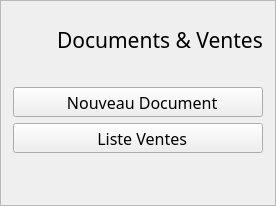
               <widget class="QFrame" name="CardDocuments">
                <property name="sizePolicy">
                 <sizepolicy hsizetype="Expanding" vsizetype="Expanding">
                  <horstretch>0</horstretch>
                  <verstretch>0</verstretch>
                 </sizepolicy>
                </property>
                <property name="maximumSize">
                 <size>
                  <width>16777215</width>
                  <height>357</height>
                 </size>
                </property>
                <property name="mouseTracking">
                 <bool>false</bool>
                </property>
                <property name="layoutDirection">
                 <enum>Qt::LeftToRight</enum>
                </property>
                <property name="frameShape">
                 <enum>QFrame::StyledPanel</enum>
                </property>
                <property name="frameShadow">
                 <enum>QFrame::Raised</enum>
                </property>
                <property name="class" stdset="0">
                 <string>card</string>
                </property>
                <layout class="QVBoxLayout" name="verticalLayout_3">
                 <property name="spacing">
                  <number>6</number>
                 </property>
                 <property name="leftMargin">
                  <number>12</number>
                 </property>
                 <property name="topMargin">
                  <number>24</number>
                 </property>
                 <property name="rightMargin">
                  <number>12</number>
                 </property>
                 <property name="bottomMargin">
                  <number>12</number>
                 </property>
                 <item>
                  <layout class="QHBoxLayout" name="horizontalLayout_8">
                   <item>
                    <spacer name="horizontalSpacer_9">
                     <property name="orientation">
                      <enum>Qt::Horizontal</enum>
                     </property>
                     <property name="sizeType">
                      <enum>QSizePolicy::Fixed</enum>
                     </property>
                     <property name="sizeHint" stdset="0">
                      <size>
                       <width>10</width>
                       <height>20</height>
                      </size>
                     </property>
                    </spacer>
                   </item>
                   <item>
                    <widget class="QLabel" name="IconDocuments">
                     <property name="sizePolicy">
                      <sizepolicy hsizetype="Preferred" vsizetype="Preferred">
                       <horstretch>0</horstretch>
                       <verstretch>0</verstretch>
                      </sizepolicy>
                     </property>
                     <property name="minimumSize">
                      <size>
                       <width>28</width>
                       <height>28</height>
                      </size>
                     </property>
                     <property name="maximumSize">
                      <size>
                       <width>28</width>
                       <height>28</height>
                      </size>
                     </property>
                     <property name="styleSheet">
                      <string notr="true">#IconDocuments {
	image: url(:/icons/icons/documents.svg);
	border: none;
}</string>
                     </property>
                     <property name="text">
                      <string/>
                     </property>
                    </widget>
                   </item>
                   <item>
                    <widget class="QLabel" name="label_5">
                     <property name="maximumSize">
                      <size>
                       <width>16777215</width>
                       <height>54</height>
                      </size>
                     </property>
                     <property name="font">
                      <font>
                       <family>Inter 18pt SemiBold</family>
                       <pointsize>16</pointsize>
                      </font>
                     </property>
                     <property name="styleSheet">
                      <string notr="true">QLabel {border: none;}</string>
                     </property>
                     <property name="text">
                      <string>Documents &amp; Ventes</string>
                     </property>
                    </widget>
                   </item>
                  </layout>
                 </item>
                 <item>
                  <layout class="QHBoxLayout" name="horizontalLayout_5">
                   <property name="spacing">
                    <number>0</number>
                   </property>
                   <property name="leftMargin">
                    <number>0</number>
                   </property>
                   <property name="rightMargin">
                    <number>0</number>
                   </property>
                   <property name="bottomMargin">
                    <number>0</number>
                   </property>
                   <item>
                    <spacer name="horizontalSpacer_5">
                     <property name="orientation">
                      <enum>Qt::Horizontal</enum>
                     </property>
                     <property name="sizeType">
                      <enum>QSizePolicy::Fixed</enum>
                     </property>
                     <property name="sizeHint" stdset="0">
                      <size>
                       <width>10</width>
                       <height>20</height>
                      </size>
                     </property>
                    </spacer>
                   </item>
                   <item>
                    <widget class="QLabel" name="SeparatorLine_2">
                     <property name="sizePolicy">
                      <sizepolicy hsizetype="Expanding" vsizetype="Preferred">
                       <horstretch>0</horstretch>
                       <verstretch>0</verstretch>
                      </sizepolicy>
                     </property>
                     <property name="maximumSize">
                      <size>
                       <width>16777215</width>
                       <height>1</height>
                      </size>
                     </property>
                     <property name="text">
                      <string/>
                     </property>
                     <property name="class" stdset="0">
                      <string>separator</string>
                     </property>
                    </widget>
                   </item>
                   <item>
                    <spacer name="horizontalSpacer_6">
                     <property name="orientation">
                      <enum>Qt::Horizontal</enum>
                     </property>
                     <property name="sizeType">
                      <enum>QSizePolicy::Fixed</enum>
                     </property>
                     <property name="sizeHint" stdset="0">
                      <size>
                       <width>10</width>
                       <height>20</height>
                      </size>
                     </property>
                    </spacer>
                   </item>
                  </layout>
                 </item>
                 <item>
                  <widget class="QToolButton" name="toolButton_4">
                   <property name="sizePolicy">
                    <sizepolicy hsizetype="Expanding" vsizetype="Expanding">
                     <horstretch>0</horstretch>
                     <verstretch>0</verstretch>
                    </sizepolicy>
                   </property>
                   <property name="minimumSize">
                    <size>
                     <width>0</width>
                     <height>0</height>
                    </size>
                   </property>
                   <property name="maximumSize">
                    <size>
                     <width>16777215</width>
                     <height>100</height>
                    </size>
                   </property>
                   <property name="font">
                    <font>
                     <family>Inter 18pt SemiBold</family>
                     <pointsize>12</pointsize>
                    </font>
                   </property>
                   <property name="accessibleDescription">
                    <string/>
                   </property>
                   <property name="text">
                    <string>  Nouveau Document</string>
                   </property>
                   <property name="icon">
                    <iconset resource="../../resources/resources.qrc">
                     <normaloff>:/icons/icons/fiche_client.svg</normaloff>:/icons/icons/fiche_client.svg</iconset>
                   </property>
                   <property name="iconSize">
                    <size>
                     <width>30</width>
                     <height>40</height>
                    </size>
                   </property>
                   <property name="toolButtonStyle">
                    <enum>Qt::ToolButtonTextUnderIcon</enum>
                   </property>
                   <property name="class" stdset="0">
                    <string>card-button</string>
                   </property>
                  </widget>
                 </item>
                 <item>
                  <widget class="QToolButton" name="toolButton_5">
                   <property name="sizePolicy">
                    <sizepolicy hsizetype="Expanding" vsizetype="Expanding">
                     <horstretch>0</horstretch>
                     <verstretch>0</verstretch>
                    </sizepolicy>
                   </property>
                   <property name="minimumSize">
                    <size>
                     <width>0</width>
                     <height>0</height>
                    </size>
                   </property>
                   <property name="maximumSize">
                    <size>
                     <width>16777215</width>
                     <height>100</height>
                    </size>
                   </property>
                   <property name="font">
                    <font>
                     <family>Inter 18pt SemiBold</family>
                     <pointsize>12</pointsize>
                    </font>
                   </property>
                   <property name="text">
                    <string>  Liste Ventes</string>
                   </property>
                   <property name="icon">
                    <iconset resource="../../resources/resources.qrc">
                     <normaloff>:/icons/icons/liste-ventes.svg</normaloff>:/icons/icons/liste-ventes.svg</iconset>
                   </property>
                   <property name="iconSize">
                    <size>
                     <width>30</width>
                     <height>40</height>
                    </size>
                   </property>
                   <property name="toolButtonStyle">
                    <enum>Qt::ToolButtonTextUnderIcon</enum>
                   </property>
                   <property name="class" stdset="0">
                    <string>card-button</string>
                   </property>
                  </widget>
                 </item>
                 <item>
                  <spacer name="verticalSpacer_5">
                   <property name="orientation">
                    <enum>Qt::Vertical</enum>
                   </property>
                   <property name="sizeHint" stdset="0">
                    <size>
                     <width>20</width>
                     <height>40</height>
                    </size>
                   </property>
                  </spacer>
                 </item>
                </layout>
               </widget>
